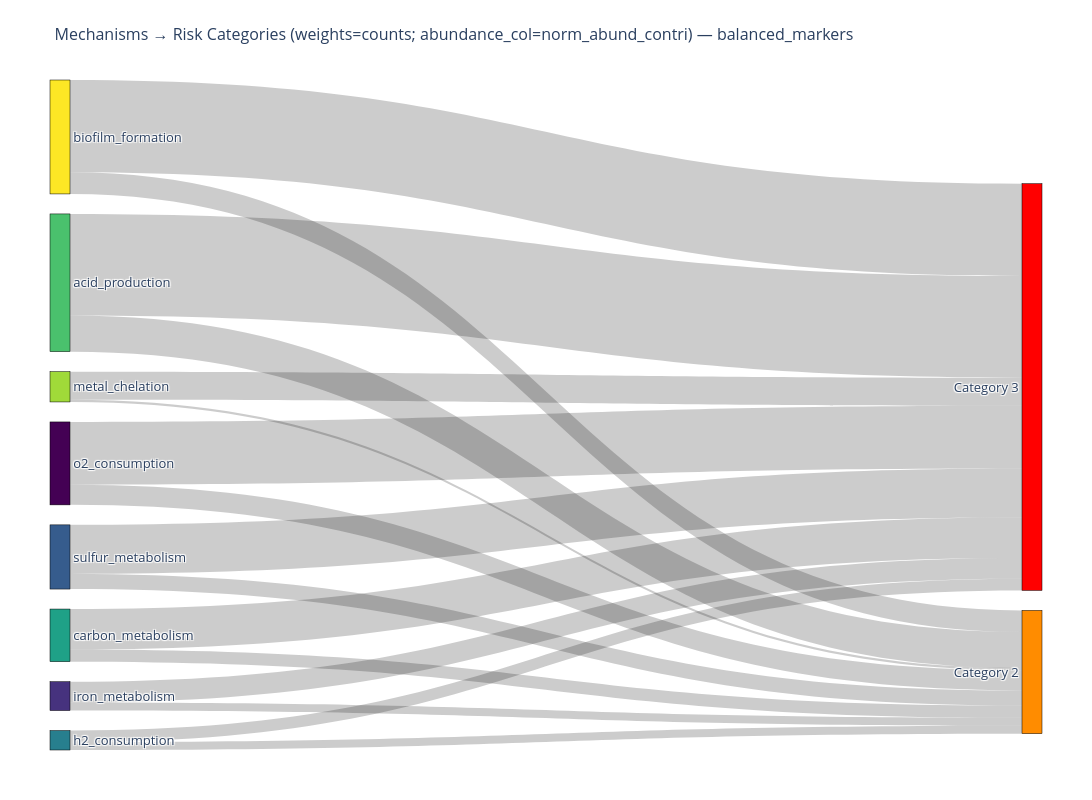

Notebook source saved alongside this figure:
### Code cell
fig = temporal_transition(balanced_markers, "balanced_markers",
        weight_mode='counts',            #     "counts",  "composite", "composite_abs"       # use absolute abundance in composite
        abundance_col='norm_abund_contri',   #  or any column with abundance
        normalize=False,                      # True for min-max on sig/mag but keep abundance raw (see below)
        category_dict=category_dict, 
    )
fig.show()
output_path = data_visual / "10_sankey.png"
fig.write_image(output_path, width=1200, height=800)

"""Notes: - "composite" (default) = norm(significance) * norm(magnitude) * norm(Frequency)  (all min-max normalized)
 - "composite_abs" = norm(significance) * norm(magnitude) * ABS_ABUNDANCE
     -> ABS_ABUNDANCE is taken from abundance_col (no min-max on abundance by default, preserving absolute abundance)
 - For product of raw values (no normalization at all), pass normalize=False with weight_mode="composite".
 - Matplotlib colormap usage uses matplotlib.colormaps.get_cmap to avoid deprecation warnings."""

### Figure 1 — Plotly figure (JSON) as saved in the notebook; plotly's stock layout.template omitted (floating-point values rounded to 4 significant figures)
{"data": [{"arrangement": "snap", "link": {"hovertemplate": "<b>%{source.label}</b> → <b>%{target.label}</b><br>Weight: %{value:.3f}<extra></extra>", "source": [5, 5, 7, 7, 4, 4, 3, 3, 1, 1, 6, 6, 0, 0, 2, 2], "target": [9, 10, 9, 10, 9, 10, 9, 10, 9, 10, 9, 10, 9, 10, 9, 10], "value": [50.0, 141.0, 30.0, 128.0, 17.0, 56.0, 11.0, 16.0, 11.0, 29.0, 3.0, 39.0, 28.0, 87.0, 21.0, 68.0]}, "node": {"color": ["#440154", "#46327e", "#365c8d", "#277f8e", "#1fa187", "#4ac16d", "#a0da39", "#fde725", "#008800", "#FF8C00", "#FF0000"], "hovertemplate": "<b>%{label}</b><extra></extra>", "label": ["o2_consumption", "iron_metabolism", "sulfur_metabolism", "h2_consumption", "carbon_metabolism", "acid_production", "metal_chelation", "biofilm_formation", "Category 1", "Category 2", "Category 3"], "line": {"color": "black", "width": 0.5}, "pad": 20, "thickness": 20}, "type": "sankey"}], "layout": {"font": {"size": 13}, "height": 800, "margin": {"b": 50, "l": 50, "r": 50, "t": 80}, "title": {"font": {"size": 16}, "text": "Mechanisms → Risk Categories (weights=counts; abundance_col=norm_abund_contri) — balanced_markers"}, "width": 1200}}
